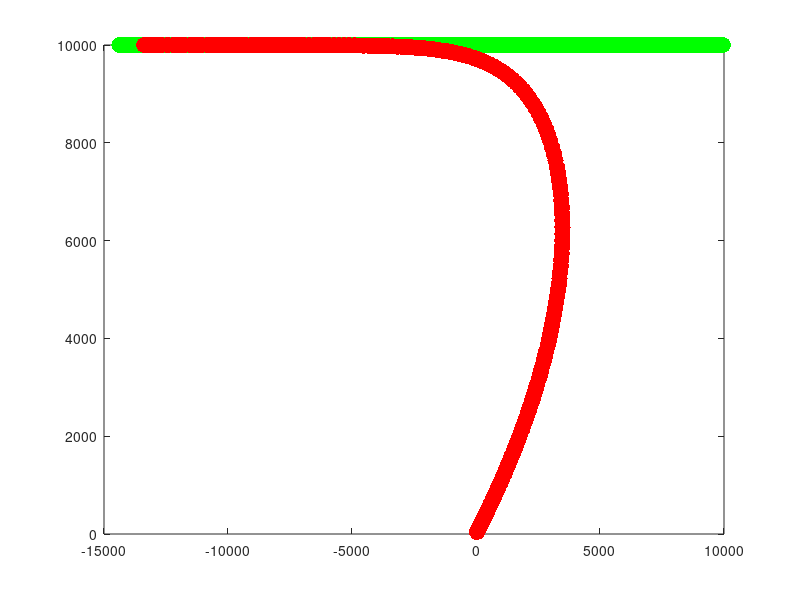

Write the MATLAB code that produced this figure.

def_x=0;def_y=0;
plot(def_x,def_y,'r','MarkerSize',25);
hold on;
tar_x=10000;tar_y=10000;
plot(tar_x,tar_y,'g','MarkerSize',25);
hold on;

attack_dis=1000;
simu_time=300;
velocity_of_def=60;
velocity_of_tar=50;
del_t = 1;

del_s_of_tar = velocity_of_tar*del_t;
del_s_of_def = velocity_of_def*del_t;

for i=1:simu_time
  distance_of_def_and_tar = (sqrt((tar_x - def_x)*(tar_x - def_x)+(tar_y - def_y)*(tar_y - def_y)));
  if((distance_of_def_and_tar <= attack_dis))
     disp('Defense A wins');
     break;
  end
  del_s_of_tar = del_s_of_tar + 1;
  del_s_of_def = del_s_of_def + 1;
  def_x = def_x + del_s_of_def * ((tar_x - def_x)/distance_of_def_and_tar);
  def_y = def_y + del_s_of_def * ((tar_y - def_y)/distance_of_def_and_tar);
  
  plot(def_x,def_y,'r','MarkerSize',35);
  hold on;
  
  tar_x = tar_x - del_s_of_tar;
  
  plot(tar_x,tar_y,'g','MarkerSize',35);
  hold on;
  
end
